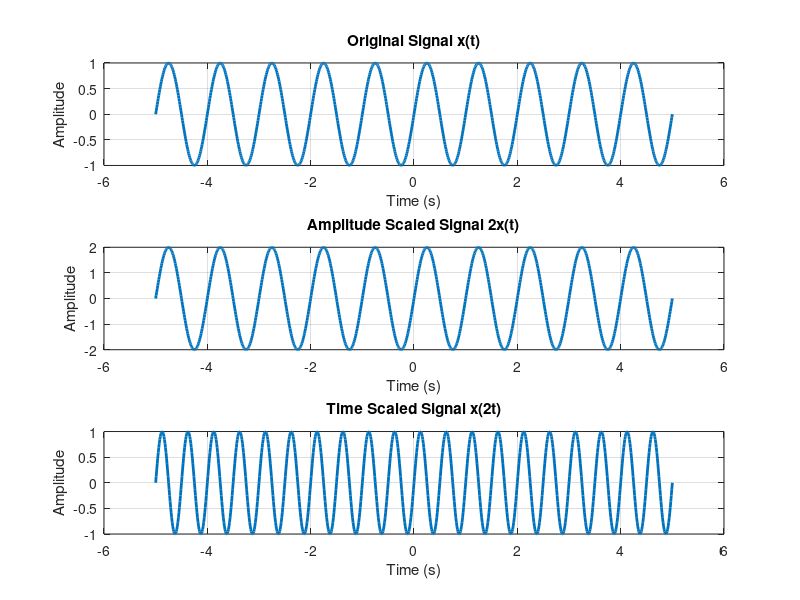

Write MATLAB code to recreate this figure.
clc;
clear;
close all;
% Time axis
t = -5:0.01:5;
% Original Signal
x = sin(2*pi*t);
% Amplitude Scaling
x_amp = 2*x;
% Time Scaling (Compression)
x_time = sin(2*pi*2*t);
% Plotting
figure;
subplot(3,1,1);
plot(t,x,'LineWidth',2);
grid on;
title('Original Signal x(t)');
xlabel('Time (s)');
ylabel('Amplitude');
subplot(3,1,2);
plot(t,x_amp,'LineWidth',2);
grid on;
title('Amplitude Scaled Signal 2x(t)');
xlabel('Time (s)');
ylabel('Amplitude');
subplot(3,1,3);
plot(t,x_time,'LineWidth',2);
grid on;
title('Time Scaled Signal x(2t)');

xlabel('Time (s)');
ylabel('Amplitude');
